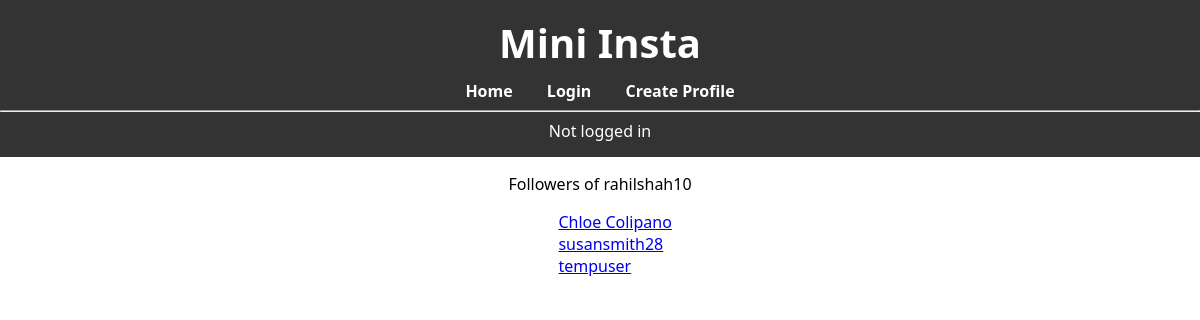
Page /mini_insta/profile/1/followers on the committed database.
### mini_insta/models.py (models this page shows, shortened)
class Profile(models.Model):
    username = models.CharField(blank=True)
    display_name = models.CharField(blank=True)
    profile_image_url = models.URLField(null=True)
    bio_text = models.TextField(blank=True)
    join_date = models.DateField(auto_now=True)
    user = models.ForeignKey(User, on_delete=models.CASCADE)
    def get_followers(self):
        followers = Follow.objects.filter(profile=self)
        return [follow.follower_profile for follow in followers]

### mini_insta/views.py (the view)
# urls.py: path('profile/<int:pk>/followers', ShowFollowersView.as_view(), name='show_followers'),
class ShowFollowersView(DetailView):
    model = Profile
    template_name = "mini_insta/show_followers.html"
    context_object_name = "profile"

### mini_insta/templates/mini_insta/show_followers.html
{% extends "mini_insta/base.html" %}
{% load static %}
{% block content %}
<div>
    <p>Followers of {{ profile.username }}</p>
    <ul>
        {% for profile in profile.get_followers %}
            <li>
                <a href="{% url 'show_profile' profile.pk %}">{{ profile.username }}</a>
            </li>
        {% empty %}
            <li>No followers found.</li>
        {% endfor %}
    </ul>
</div>
{% endblock %}

### static/styles.css (style rules this page uses)
body { font-family: system-ui; margin: 0; background-color: white; display: flex; flex-direction: column; align-items: center; min-height: 100vh; }
li { list-style: none; padding-left: 10px; }

### rows in the picture
Profile: username "rahilshah10"
Profile: username "Chloe Colipano"
Profile: username "susansmith28"
Profile: username "tempuser"
